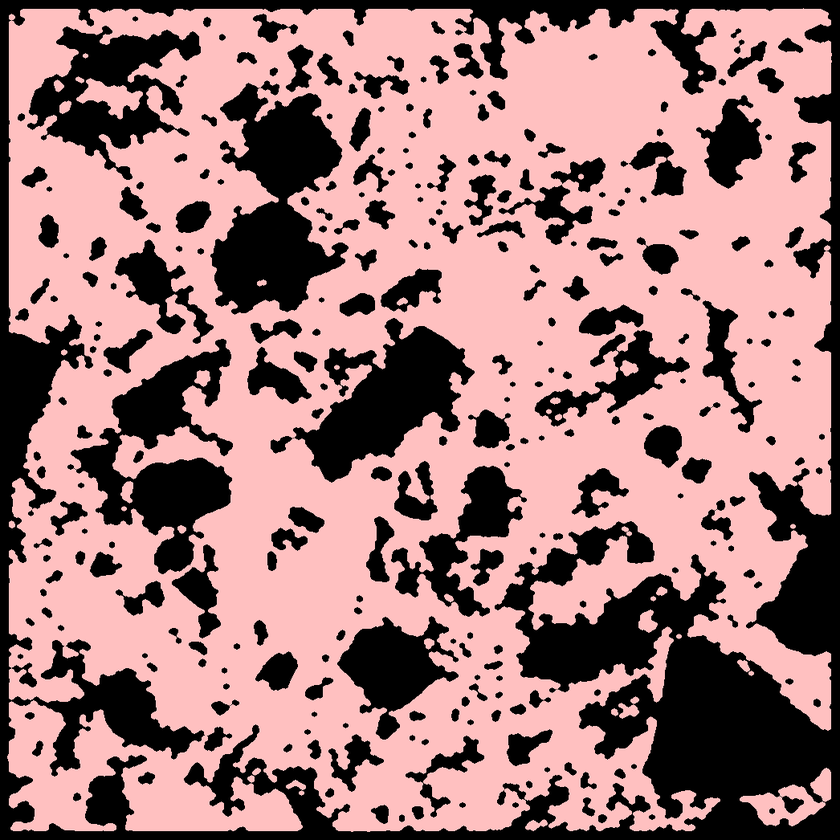
#> input picture result/mask1Quartz.png, 840 x 840 px, shrunk from 1046 x 1046 before the run
$ python color_img_transparent.py
#> lines starting #> are read from the running program, lines starting #| are printed output that depends on the picture
# -*- coding: utf-8 -*-
# @Time : 2020/3/6 上午10:35
# @Author : LuoLu
# @FileName: color_img_transparent.py
# @Software: PyCharm
# @Github ：https://github.com/luolugithub
# @E-mail ：argluolu@gmail.com

from PIL import Image

img = Image.open('result/mask1Quartz.png')
#> img is the input picture: PIL image 840x840 RGBA; mean R, G, B, A 162.4, 122.8, 122.8, 255
img = img.convert("RGBA")
datas = img.getdata()

newData = []
for item in datas:
    if item[0] == 0 and item[1] == 0 and item[2] == 0:
        newData.append((0, 0, 0, 0))
    else:
        if item[0] < 150:
            newData.append((0, 0, 0, 255))
        else:
            newData.append(item)
            print(item)
#> after the loop, newData = 705600 items


img.putdata(newData)
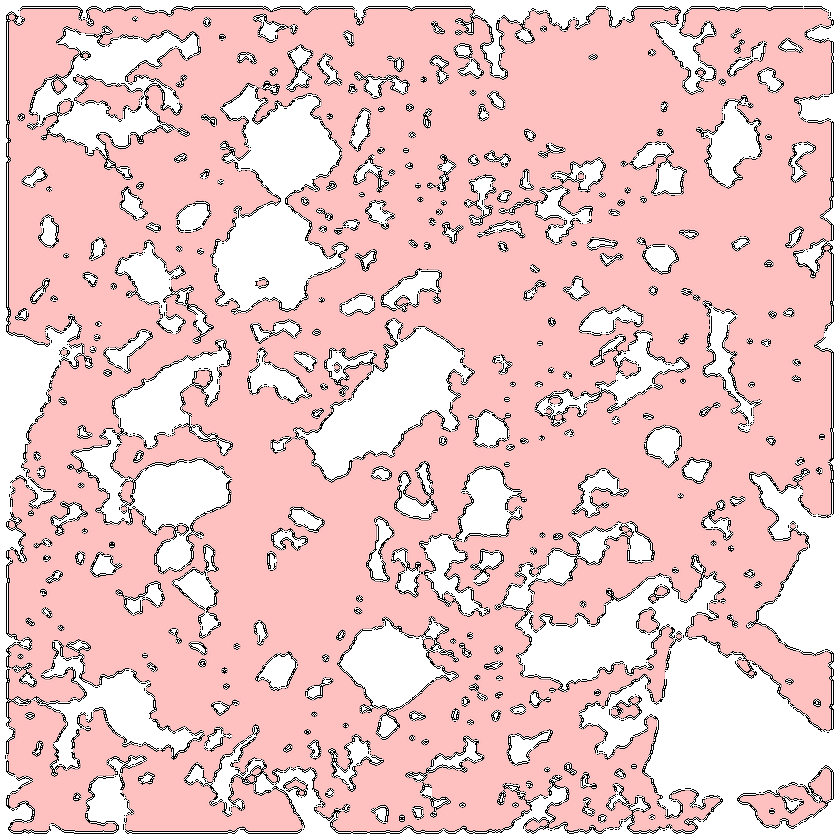
#> img: PIL image 840x840 RGBA; mean R, G, B, A 160.1, 121.2, 121.2, 179.7; transparent parts drawn white
img.save("result/mask1Quartz_transparent.png", "PNG")
